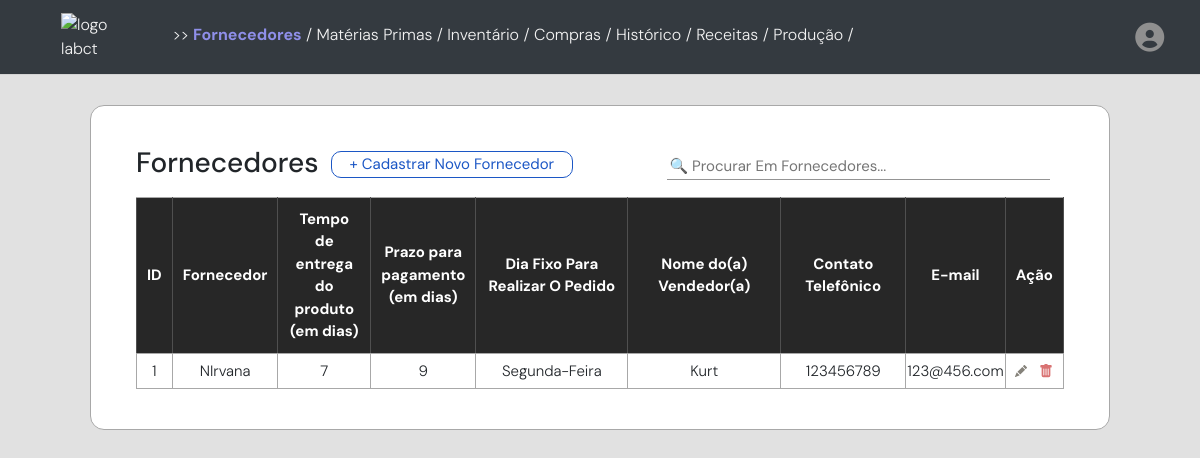
The app's page /fornecedores (signed in) with its own data.
### models/fornecedores_model.py (models this page shows)
class Fornecedores(db.Model):
    __tablename__ = "fornecedores"
    __table_args__ = {"extend_existing": True}
    id_fornecedor = db.Column(db.Integer, primary_key=True, autoincrement=True)
    nome_fornecedor = db.Column(db.String(45))
    tempo_entrega = db.Column(db.Integer)
    prazo_pagamento = db.Column(db.Integer)
    dia_pedido = db.Column(db.Enum('Segunda-Feira', 'Terça-Feira', 'Quarta-Feira', 'Quinta-Feira', 'Sexta-Feira', 'Sábado', 'Domingo'))
    nome_vendedor = db.Column(db.String(45))
    contato_tel = db.Column(db.String(45))
    email_vendedor = db.Column(db.String(100))
    user_id = db.Column(db.Integer, db.ForeignKey('usuarios.id'), nullable=False)
    usuarios = db.relationship("Usuarios", back_populates="fornecedores")

### app.py (the view, shortened to what this page needs)
@app.route('/fornecedores', methods=['GET', 'POST'])
@login_required
def fornecedores():
    fornecedores = Fornecedores.query.filter_by(user_id=current_user.id).all()
    fornecedor_schema = FornecedorSchema(many=True)
    serialized_data = fornecedor_schema.dump(fornecedores)
    return render_template('fornecedores.html', fornecedores=serialized_data)

### app.py (called while the page is built)
@login_manager.user_loader
def user_loader(user_id):
    return Usuarios.query.get(int(user_id))

### templates/fornecedores.html (shortened to what this page needs)
{% extends "base.html" %}
{% block content %}
<body>
    <div class="container">
        <div class="tabela">
            <div class="header">
                <div class="titleandbtn">
                    <h3>Fornecedores</h3>
                    <button style="margin-left: 12px ;" type="button" data-toggle="modal" data-target="#cadastrarFModal" class="btn-cadastrar"> +
                        Cadastrar Novo Fornecedor</button>
                </div>
                <div class="searchContainer">
                    <input class="searchInput" type="text" id="searchInput" onkeyup="searchTable()"
                        placeholder="🔍 Procurar Em Fornecedores... ">
                </div>
            </div>
            <div class="table-responsive">
                <table id="fornecedoresTable">
                    <thead>
                        <tr>
                            <th>ID</th>
                            <th>Fornecedor</th>
                            <th style="width: 10%;">Tempo de entrega do produto (em dias)</th>
                            <th style="width: 10%;">Prazo para pagamento (em dias)</th>
                            <th>Dia Fixo Para Realizar O Pedido</th>
                            <th>Nome do(a) Vendedor(a)</th>
                            <th>Contato Telefônico</th>
                            <th class="emailColumn">E-mail</th>
                            <th class="actioncolumn">Ação</th>
                        </tr>
                    </thead>
                    <tbody>
                        {% for fornecedor in fornecedores %}
                        <tr>
                            <td>{{ fornecedor.id_fornecedor }}</td>
                            <td>{{ fornecedor.nome_fornecedor }}
                            </td>
                            <td>{{ fornecedor.tempo_entrega }}</td>
                            <td>{{ fornecedor.prazo_pagamento}}</td>
                            <td>{{ fornecedor.dia_pedido}}</td>
                            <td>{{ fornecedor.nome_vendedor}}</td>
                            <td>{{ fornecedor.contato_tel}}</td>
                            <td>{{ fornecedor.email_vendedor}}</td>
                            <td class="actioncontent">
                                <div class="actionButtons">
                                    <svg xmlns="http://www.w3.org/2000/svg" width="12" height="12" fill="#85827a"
                                        class="bi bi-pencil-fill" viewBox="0 0 16 16" type="button" style="margin: 2px;"
                                        data-toggle="modal" data-target="#editModal{{ fornecedor.id_fornecedor }}">
                                        <path
                                            d="M12.854.146a.5.5 0 0 0-.707 0L10.5 1.793 14.207 5.5l1.647-1.646a.5.5 0 0 0 0-.708zm.646 6.061L9.793 2.5 3.293 9H3.5a.5.5 0 0 1 .5.5v.5h.5a.5.5 0 0 1 .5.5v.5h.5a.5.5 0 0 1 .5.5v.5h.5a.5.5 0 0 1 .5.5v.207zm-7.468 7.468A.5.5 0 0 1 6 13.5V13h-.5a.5.5 0 0 1-.5-.5V12h-.5a.5.5 0 0 1-.5-.5V11h-.5a.5.5 0 0 1-.5-.5V10h-.5a.5.5 0 0 1-.175-.032l-.179.178a.5.5 0 0 0-.11.168l-2 5a.5.5 0 0 0 .65.65l5-2a.5.5 0 0 0 .168-.11z" />
                                    </svg>
                                    <svg type="button" style="margin: 2px;" data-toggle="modal"
                                        data-target="#deleteModal{{fornecedor.id_fornecedor }}"
                                        xmlns="http://www.w3.org/2000/svg" width="14" height="14" fill="#d97373"
                                        class="bi bi-trash-fill" viewBox="0 0 16 16">
                                        <path
                                            d="M2.5 1a1 1 0 0 0-1 1v1a1 1 0 0 0 1 1H3v9a2 2 0 0 0 2 2h6a2 2 0 0 0 2-2V4h.5a1 1 0 0 0 1-1V2a1 1 0 0 0-1-1H10a1 1 0 0 0-1-1H7a1 1 0 0 0-1 1zm3 4a.5.5 0 0 1 .5.5v7a.5.5 0 0 1-1 0v-7a.5.5 0 0 1 .5-.5M8 5a.5.5 0 0 1 .5.5v7a.5.5 0 0 1-1 0v-7A.5.5 0 0 1 8 5m3 .5v7a.5.5 0 0 1-1 0v-7a.5.5 0 0 1 1 0" />
                                    </svg>
                                </div>
                            </td>
                        </tr>
                        {% endfor %}
                    </tbody>
                </table>
            </div>
        </div>
    </div>
</body>
{% endblock %}

### static/styles.css (style rules this page uses)
body { background-color: rgb(225, 225, 225); margin: 0; font-family: "DM Sans", sans-serif; font-optical-sizing: auto; font-weight: 300; font-style: normal; }
.container { margin-top: 18px !important; max-width: 85%; display: flex; flex-direction: column; }
.forma, .tabela { background-color: white; padding: 40px 45px 40px 45px; -webkit-border-radius: 14px; -moz-border-radius: 14px; border-radius: 14px; border: 0.5px solid #a8a8a8; }
.tabela { font-size: 15px; }
@media only screen and (max-width: 1600px) { .container { margin-top: 25px; display: flex; flex-direction: column; min-width: 100vw; } }
@media only screen and (max-width: 1600px) { .forma, .tabela { margin-inline: 75px; margin-block: 12px; } }
.header { display: flex; flex-direction: row; width: 100%; justify-content: space-between; margin-bottom: 9px; align-items: center; }
.searchContainer { display: flex; width: 45%; padding-left: 21px; }
.searchInput { box-sizing: border-box; border: none; width: 100%; border-bottom: 1px solid rgb(148, 148, 148); margin-right: 14px; }
table { border-collapse: collapse; width: 100%; -webkit-user-select: none; -moz-user-select: none; -ms-user-select: none; user-select: none; }
table td, table th { border: 1px solid #a8a8a8; }
table th { background-color: rgb(39, 39, 39); ; color: white; padding-block: 10px; text-align: center; vertical-align: middle; padding-inline: 10px; border-right: 1px solid #4f4f4f; border-left: 1px solid #4f4f4f; }
table td { padding-block: 6px; text-align: center; vertical-align: middle; }
.titleandbtn { display: flex; flex-direction: row; align-items: center; }
.btn-cadastrar { margin-bottom: 5px; padding-inline: 18px; border: 1px solid rgb(28, 87, 197); border-radius: 10px; background-color: white; transition: background-color 0.6s ease; transition: color 0.1s ease; color: rgb(28, 87, 197); }
.actionButtons { display: flex; flex-direction: row; justify-content: center; align-items: center; gap: 8px; padding-inline: 6px; }

### records on screen
Fornecedores: id_fornecedor "1", nome_fornecedor "NIrvana", tempo_entrega "7", prazo_pagamento "9", dia_pedido "Segunda-Feira", nome_vendedor "Kurt", contato_tel "123456789", email_vendedor "123@456.com"
